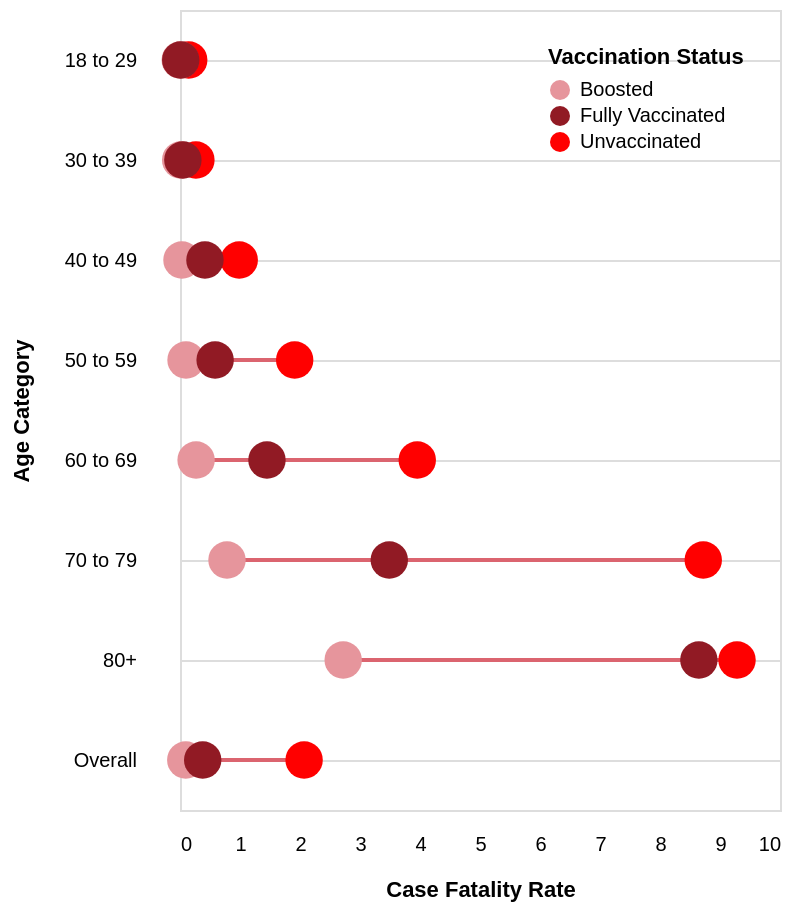

The Vega-Lite source for this figure:
### Vega-Lite specification from a JSON file in a GitHub repository (floating-point values rounded to 4 significant figures)
{"$schema": "https://vega.github.io/schema/vega-lite/v5.json", "height": 400, "width": "container", "data": {"values": [{"age": "18 to 29", "type": "Unvaccinated", "value": 0.1453}, {"age": "18 to 29", "type": "Boosted", "value": 0.004104}, {"age": "18 to 29", "type": "Fully Vaccinated", "value": 0.01258}, {"age": "30 to 39", "type": "Unvaccinated", "value": 0.265}, {"age": "30 to 39", "type": "Boosted", "value": 0.01123}, {"age": "30 to 39", "type": "Fully Vaccinated", "value": 0.04777}, {"age": "40 to 49", "type": "Unvaccinated", "value": 0.987}, {"age": "40 to 49", "type": "Boosted", "value": 0.03264}, {"age": "40 to 49", "type": "Fully Vaccinated", "value": 0.4159}, {"age": "50 to 59", "type": "Unvaccinated", "value": 1.911}, {"age": "50 to 59", "type": "Boosted", "value": 0.1005}, {"age": "50 to 59", "type": "Fully Vaccinated", "value": 0.5854}, {"age": "60 to 69", "type": "Unvaccinated", "value": 3.954}, {"age": "60 to 69", "type": "Boosted", "value": 0.2683}, {"age": "60 to 69", "type": "Fully Vaccinated", "value": 1.45}, {"age": "70 to 79", "type": "Unvaccinated", "value": 8.721}, {"age": "70 to 79", "type": "Boosted", "value": 0.7834}, {"age": "70 to 79", "type": "Fully Vaccinated", "value": 3.488}, {"age": "80+", "type": "Unvaccinated", "value": 9.284}, {"age": "80+", "type": "Boosted", "value": 2.72}, {"age": "80+", "type": "Fully Vaccinated", "value": 8.648}, {"age": "Overall", "type": "Unvaccinated", "value": 2.068}, {"age": "Overall", "type": "Boosted", "value": 0.0962}, {"age": "Overall", "type": "Fully Vaccinated", "value": 0.3784}]}, "encoding": {"x": {"field": "value", "type": "quantitative", "title": "Case Fatality Rate", "axis": {"offset": 10, "ticks": false, "minExtent": 20, "domain": false, "grid": false}}, "y": {"field": "age", "type": "nominal", "title": "Age Category", "axis": {"offset": 20, "ticks": false, "minExtent": 50, "domain": false, "grid": true}}}, "layer": [{"mark": "line", "encoding": {"detail": {"field": "age", "type": "nominal"}, "color": {"value": "#db646f"}}}, {"mark": {"type": "point", "filled": true, "size": 350, "tooltip": true}, "encoding": {"color": {"field": "type", "type": "nominal", "scale": {"domain": ["Boosted", "Fully Vaccinated", "Unvaccinated"], "range": ["#e6959c", "#911a24", "#FF0000"]}, "title": "Vaccination Status", "legend": {"orient": "top-right"}}, "tooltip": [{"field": "type", "title": "Type"}, {"field": "value", "title": "CFR rate", "format": ".2f"}, {"field": "age", "title": "Age Category"}], "opacity": {"value": 1}}}]}
